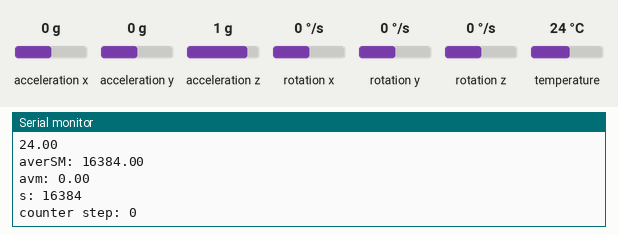
A sketch run on a simulated Arduino Uno, built with avr-gcc and run on an emulated ATmega328P. On the bench: the last lines printed to the serial monitor. Wiring (inferred from the names in the program): MPU-6050 motion sensor at I2C address 0x68. Inputs (shaded band) come from the test bench; at power-on: acceleration x 0 g, temperature 24 °C, acceleration y 0 g, acceleration z 1 g, rotation x 0 °/s, rotation y 0 °/s, rotation z 0 °/s. WiFi joins after 1.5 s; servers stay silent unless stated.

Above: at 3.0 s.
3.1 s: acceleration x set to -1.4 g
At 4.6 s:
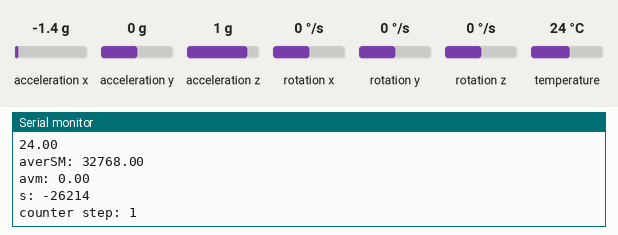
6.2 s: temperature set to 12 °C
At 7.5 s:
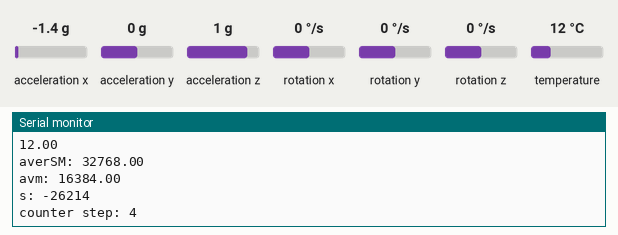
7.7 s: acceleration y set to -1.4 g
At 8.9 s:
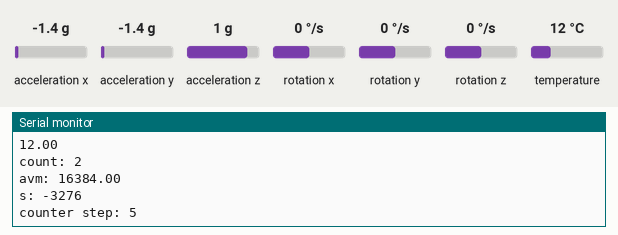
9.2 s: acceleration z set to -1.4 g
At 10.1 s:
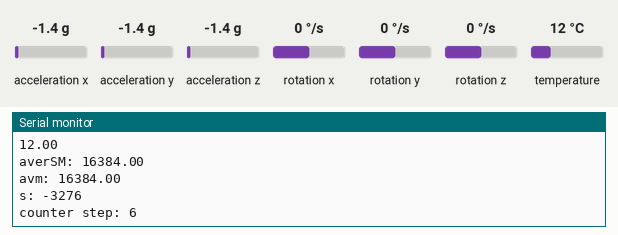
10.7 s: temperature set to 19 °C
At 12.1 s:
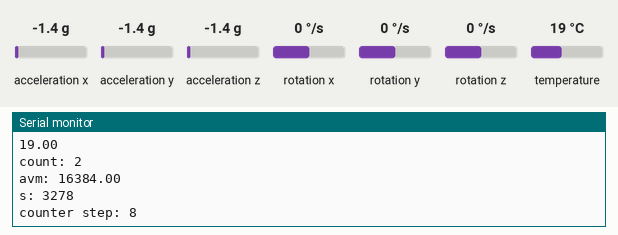
Timing chart, 0 to 13.2 s (numbered marks = the images above; inputs shaded):
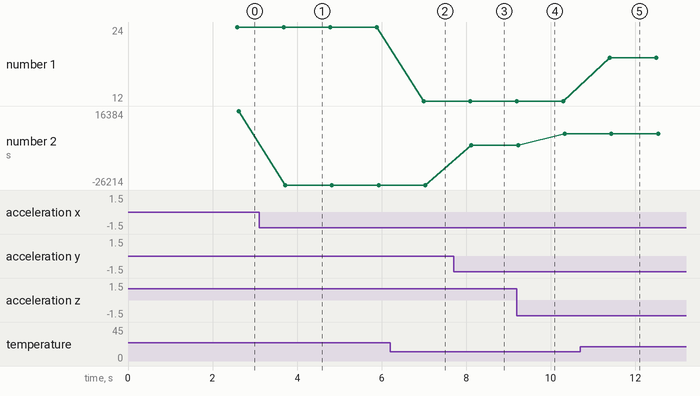

The sketch:

original_temp.ino
```cpp
#define BLYNK_PRINT Serial


#include <SoftwareSerial.h>
#include <OneWire.h>
#include <DallasTemperature.h>
#include<Wire.h>
SoftwareSerial SwSerial(8,9); // RX, TX

#include <BlynkSimpleSerialBLE.h>

OneWire oneWire(7);
DallasTemperature sensors(&oneWire);
// You should get Auth Token in the Blynk App.
// Go to the Project Settings (nut icon).
char auth[] = "1f9648e3ec9a4faea4864d54401c9d0d";
float  temp;

SoftwareSerial SerialBLE(8, 9); // RX, TX

const int MPU_addr=0x68;  // I2C address of the MPU-6050
int16_t AcX,AcY,AcZ,Tmp,GyX,GyY,GyZ;

  int stepCounter =0;
  int16_t sm = 0 ;
  int16_t x,y,z;
  int16_t s;
  int count = 0;
  float smMax =0;
  int countAVM = 0;
  float avm = 0;
  float averSm =0;
void setup()
{
  Wire.begin();
  Wire.beginTransmission(MPU_addr);
  Wire.write(0x6B);  // PWR_MGMT_1 register
  Wire.write(0);     // set to zero (wakes up the MPU-6050)
  Wire.endTransmission(true);
  Serial.begin(9600);
  SerialBLE.begin(9600);
  Blynk.begin(SerialBLE, auth);
  sensors.begin();
}

void loop()
{
  Blynk.run();
  sensors.requestTemperatures();
  temp = sensors.getTempCByIndex(0);
  Serial.println(temp);
  SwSerial.println(temp);
  Blynk.virtualWrite(V1,temp);

  Wire.beginTransmission(MPU_addr);
  Wire.write(0x3B);  // starting with register 0x3B (ACCEL_XOUT_H)
  Wire.endTransmission(false);
  Wire.requestFrom(MPU_addr,14,true);  // request a total of 14 registers
  AcX=Wire.read()<<8|Wire.read();  // 0x3B (ACCEL_XOUT_H) & 0x3C (ACCEL_XOUT_L)
  AcY=Wire.read()<<8|Wire.read();  // 0x3D (ACCEL_YOUT_H) & 0x3E (ACCEL_YOUT_L)
  AcZ=Wire.read()<<8|Wire.read();  // 0x3F (ACCEL_ZOUT_H) & 0x40 (ACCEL_ZOUT_L)
  x = abs(AcX);
  y = abs(AcY);
  z = abs(AcZ);
  s = x+y+z;

  if(smMax < s){
  smMax = s;
  }
   // калибровка происходит в двух местах (1) и (2)
  if(count<2){ // (1)
    averSm = averSm + smMax;count++;
    Serial.print("averSM: ");Serial.print(averSm);Serial.print("\n");
  }
  else {
    Serial.print("count: ");Serial.print(count);Serial.print("\n");
    avm = averSm/count;
    averSm =0;
    count = 0;
  }
   Serial.print("avm: ");Serial.print(avm);Serial.print("\n");
  if(avm>s+10000)stepCounter++; // (2)

   Serial.print("s: ");Serial.print(s);Serial.print("\n");
  Serial.print("counter step: ");Serial.print(stepCounter);Serial.print("\n");
 // Serial.print("-----------------------------\n");


  Blynk.virtualWrite(V2,stepCounter);
  delay(333);
}
```

Measured:
- after the input at 3.1 s, the serial monitor: prints a new line after 0.62 s (image 1)
- after the input at 6.2 s, the serial monitor: prints a new line after 0.79 s (image 2)
- after the input at 7.7 s, the serial monitor: prints a new line after 0.42 s (image 3)
- after the input at 10.7 s, the serial monitor: prints a new line after 0.70 s (image 5)
- plotted number 1: 24 → 12 after the input at 6.2 s, 12 → 19 after the input at 10.7 s
- plotted number 2: 16384 → -26214 after the input at 3.1 s, -26214 → -3276 after the input at 7.7 s, -3276 → 3278 after the input at 9.2 s
